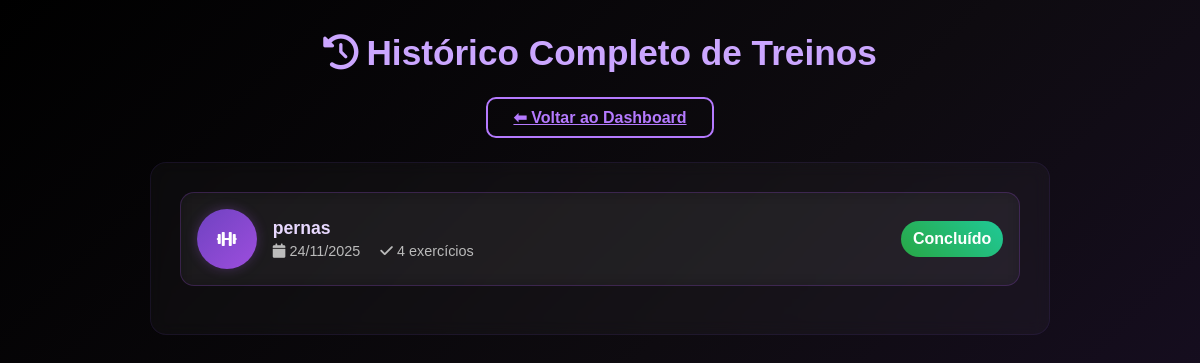
Page /historico/ (signed in) on the earlier database version.
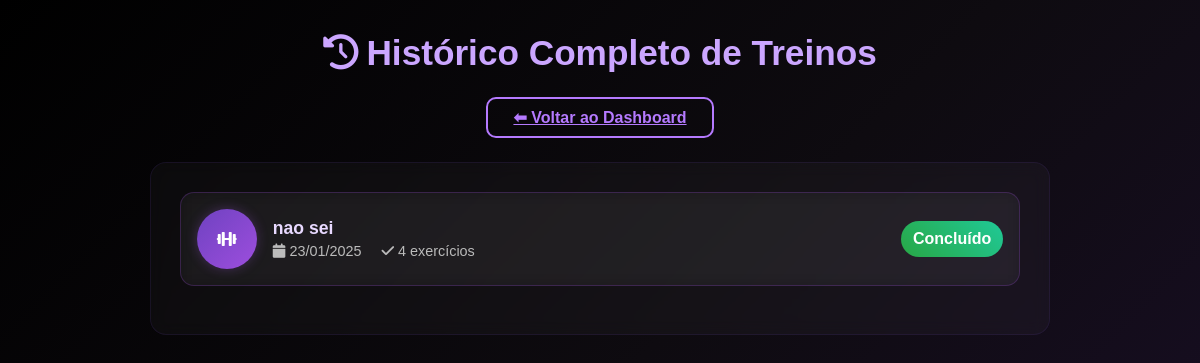
Same page on the later database version.
### cadastro/models.py (models this page shows, shortened)
class HistoricoAtividades(models.Model):
    usuario = models.ForeignKey(Usuario, on_delete=models.CASCADE)
    data = models.DateField()
    Treino = models.TextField()
    qtdexercicios = models.CharField(max_length=20)

### TelaAluno/views.py (the view)
# urls.py: path('historico/', views.historico_completo, name='historico'),
def historico_completo(request):
    usuario_id = request.session.get('usuario_id')
    historico_atividades = []
    if not usuario_id:
        return redirect('TelaAluno:TelaAluno')
    usuario = Usuario.objects.get(id=usuario_id)
    historico = HistoricoAtividades.objects.filter(
        usuario=usuario
    ).order_by('-data')
    return render(request, 'historico.html', {
        'historico': historico,
        'nome_usuario': request.session.get('nome_usuario_completo', 'Usuário')
    })

### TelaAluno/templates/historico.html (shortened to what this page needs)
{% load static %}
<!DOCTYPE html>
<html lang="pt-BR">
<head>
    <link href="{% static 'css/bootstrap.min.css' %}" rel="stylesheet">
    <link href="{% static 'css/estilo.css' %}" rel="stylesheet">
    <link rel="stylesheet" href="https://cdnjs.cloudflare.com/ajax/libs/font-awesome/6.0.0/css/all.min.css">
</head>
<body class="app-bg" style="padding:2rem;">
    <h2 style="color:#cba6ff; font-weight:700; margin-bottom:2rem; text-align:center; font-size:2.2rem;">
        <i class="fas fa-history me-2"></i>Histórico Completo de Treinos
    </h2>
    <div style="text-align:center; margin-bottom:2rem;">
        <a href="{% url 'TelaAluno:telaaluno' %}"
           style="background:transparent; border:2px solid #b57aff; padding:10px 25px;
                  border-radius:10px; color:#b57aff; font-weight:bold; transition:.25s;">
            ⬅ Voltar ao Dashboard
        </a>
    </div>
    <div class="glass-card glass-bg" style="padding:1.8rem; max-width:900px; margin:auto;">
        {% if historico %}
            {% for atividade in historico %}
            <div class="workout-item glass-bg"
                 style="display:flex;align-items:center;padding:1rem;border-radius:14px;
                        margin-bottom:1.2rem; border:1px solid rgba(157,78,221,0.25);">
                <div class="workout-icon"
                     style="width:60px;height:60px;border-radius:50%;display:flex;
                            align-items:center;justify-content:center;
                            background:linear-gradient(135deg,#6f42c1,#9d4edd);
                            color:#fff; box-shadow:0 0 12px rgba(157,78,221,0.3);">
                    <i class="fas fa-dumbbell"></i>
                </div>
                <div style="flex:1;margin-left:1rem;">
                    <div style="font-weight:700;color:#e8d9ff;font-size:1.1rem;">
                        {{ atividade.Treino }}
                    </div>
                    <div style="color:#bbb;font-size:.9rem;">
                        <i class="fas fa-calendar me-1"></i>{{ atividade.data|date:"d/m/Y" }}
                        <span style="margin-left:1rem;">
                            <i class="fas fa-check me-1"></i>{{ atividade.qtdexercicios }} exercícios
                        </span>
                    </div>
                </div>
                <div style="padding:6px 12px;border-radius:20px;background:linear-gradient(45deg,#28a745,#20c997);
                            color:#fff;font-weight:700;">
                    Concluído
                </div>
            </div>
            {% endfor %}
        {% else %}
        <div style="text-align:center;padding:3rem;color:#bbb;">
            <i class="fas fa-inbox" style="font-size:3rem;margin-bottom:1rem;opacity:0.5;"></i>
            <p style="font-size:1.2rem;">Ainda não há atividades registradas.</p>
        </div>
        {% endif %}
    </div>
</body>
</html>

Differences in the rows shown:
removed HistoricoAtividades: Treino "pernas", data "24/11/2025", qtdexercicios "4"
added HistoricoAtividades: Treino "nao sei", data "23/01/2025", qtdexercicios "4"
